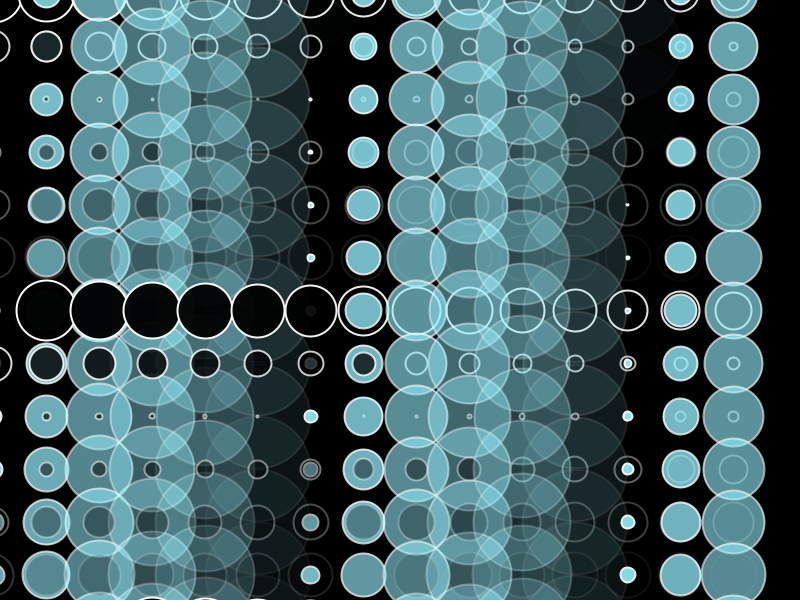
Frame 1 (no input)
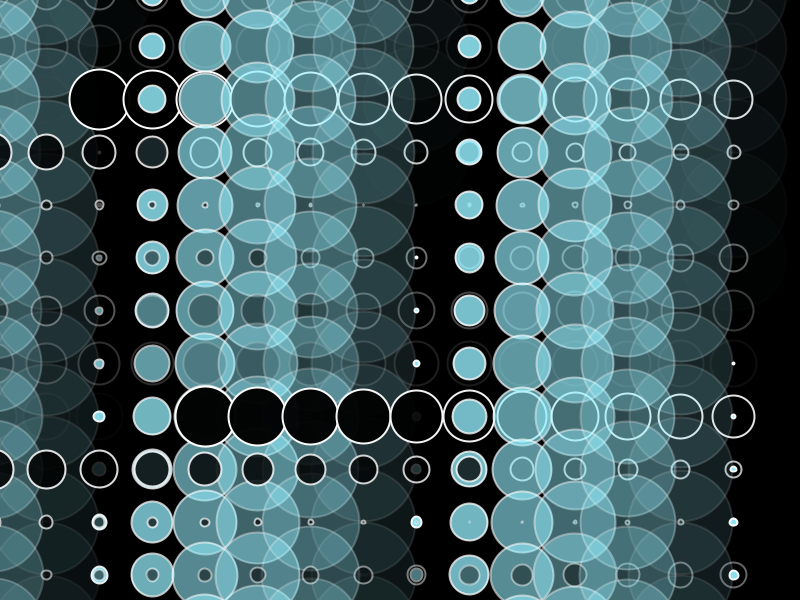
Frame 60 (the mouse pressed at the canvas centre just before this capture)
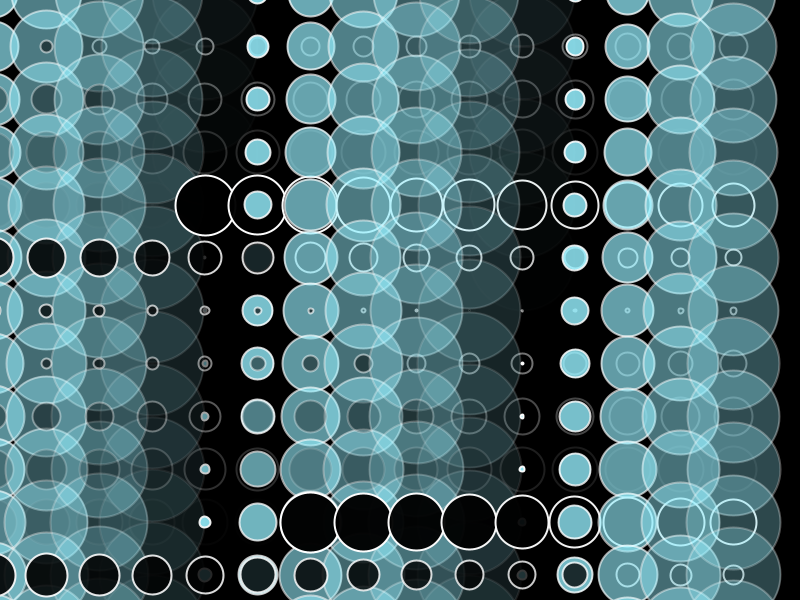
Frame 120 (the mouse held since frame 60 and released just before this capture)

The Processing sketch that drew these frames (run headless with seeded random() and noise(); from frame 60 on, the mouse is pressed at the canvas centre):

// Processing sketch: processing_153014
// ── processing_153014.pde

/*
 * Creative Coding
 * Week 2, 06 - Moving Patterns 2
 * by Indae Hwang and Jon McCormack
 * Copyright (c) 2014 Monash University
 *
 * Similar to the previous sketch, this sketch draws a grid of oscillating circles. Each circle has a "lifetime"
 * over which it grows and changes intensity and opacity. At the end of each lifetime the circle begins again.
 * Pressing the left and right arrow keys changes the lifetime of all the circles globally.
 * 
 
  
 
 */

// variable used to store the current frame rate value
int frame_rate_value;

void setup() {

  // make the display window the full size of the screen
  size(800,600);

  frame_rate_value = 12;  // the number of times per second the draw() function is called.
  rectMode(CENTER);
  background(0);
}


void draw() {

  background(0);

  int num = 15;
  int margin = 20;
  float gutter = 0; //distance between each cell
  float cellsize = ( width - (3 * margin) - gutter * (num - 1) ) / (num - 1);

  int circleNumber = 0; // counter
  for (int i=0; i<num; i++) {
    for (int j=0; j<num; j++) {
      circleNumber = (i * num) + j; // different way to calculate the circle number from w2_04

      float tx = margin + cellsize * i + gutter * i;
      float ty = margin + cellsize * j + gutter * j;

      movingCircle(tx, ty, cellsize, circleNumber);
    }
  }
  

   /////////////////////

    if (mousePressed && mouseX < width/2 && frame_rate_value < 120) { 
       frame_rate_value--;
    }
    
     if (mousePressed && mouseX > width/2 && frame_rate_value > 2) { 
       frame_rate_value++;
    }
 
 // print the current value on the screen
  frameRate(frame_rate_value);
  println("Current frame Rate is: " + frame_rate_value);
    //////////////////////

  
} //end of draw 


void movingCircle(float x, float y, float size, int offset) {

 /* 
 frame_rate_value becomes a cyclic period over which each circle grows. 
 At the end of each period it is ‘reborn’ and starts life all over again. 
 The current age of each circle is calculated using this period:
 */

  float circlePeriod = (float)frame_rate_value +80;
  float circleAge = (float)((frameCount + offset) % (int)circlePeriod) / circlePeriod;

  float circleSize = size * 2.0 * sin(circleAge * HALF_PI);

  strokeWeight(2);
  stroke(255, lerp(255, 0, circleAge));    
  fill(150,240,255, lerp(250, 0, circleAge));
  //lerp interpolates between two values based on a third value that varies between 0 and 1.
  
  ellipse(x-size/2, y-size/2, circleSize, circleSize);
  
  fill(0, lerp(250, 0, circleAge));
  //lerp interpolates between two values based on a third value that varies between 0 and 1.
  ellipse(y-size/2, x-size/2, circleSize-60, circleSize-60);
}


/*
 * keyReleased function
 *
 * called automatically by Processing when a keyboard key is released
 */
void keyReleased() {

  // right arrow -- increase frame_rate_value
  if (keyCode == RIGHT && frame_rate_value < 120) {
    frame_rate_value++;
  }

  // left arrow -- decrease frame_rate_value
  if ( keyCode == LEFT && frame_rate_value > 2) {
    frame_rate_value--;
  }
  
  // print the current value on the screen
  println("Current frame Rate is: " + frame_rate_value);
}
